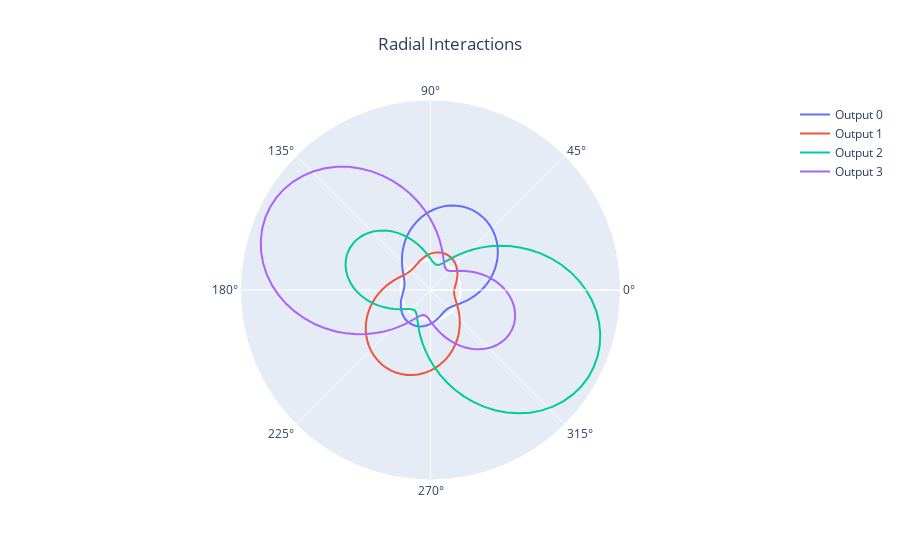

The notebook cell saved with this chart:
### Code cell
plot_radial_interaction(model.b[4])
